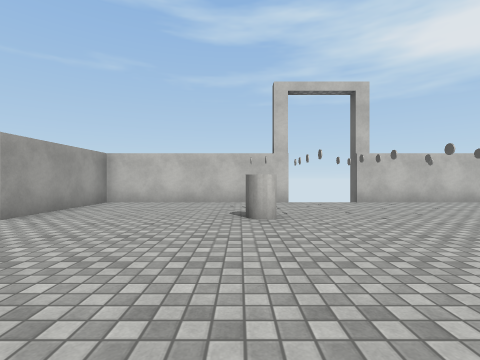
View 1 (above)

24 first-person views from a walk through a scene from a Unity 3-D project. The camera is 1.2 m above the floor, looks level and sees 85° across. The floor is counted in squares, 2 m on a side. Each view is taken from the middle of a square. On the plan, view 1 faces up. The plan holds only what a view shows up to about 9 squares ahead; the rest is blank. The player is left out. Surface patterns are stand-ins for the level's own textures.

View 2
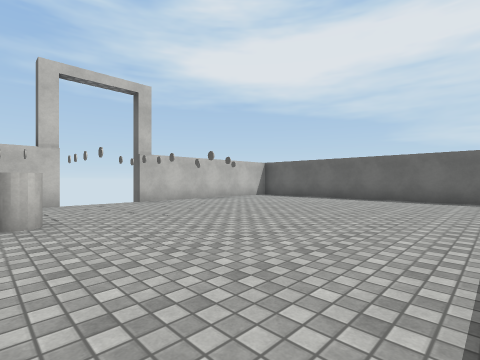

View 3
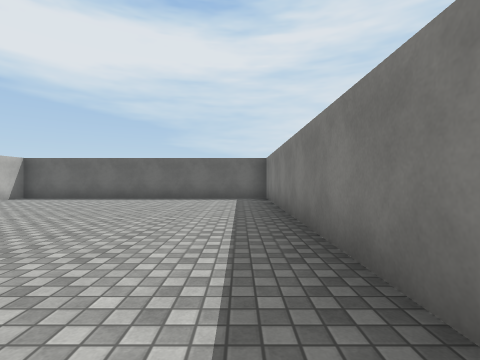

View 4
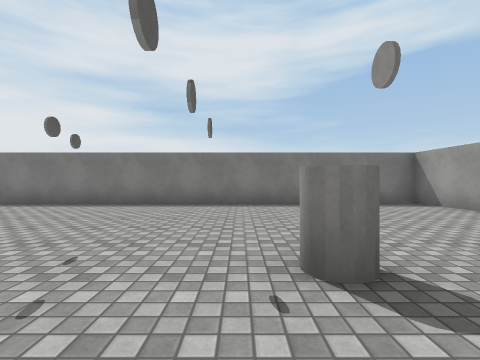

View 5
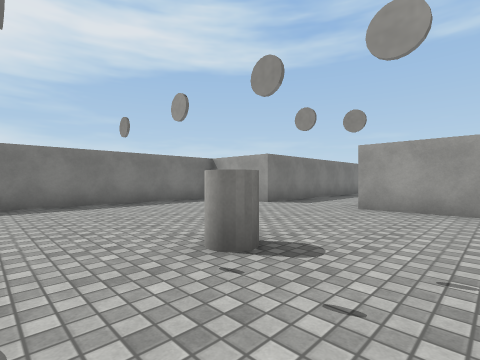

View 6
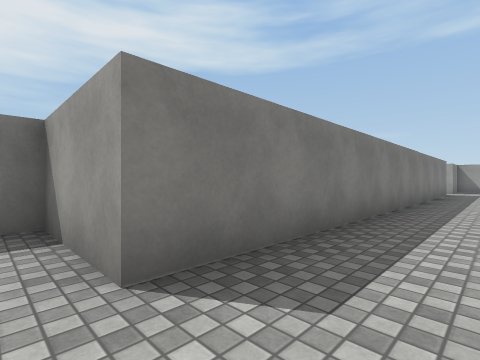

View 7
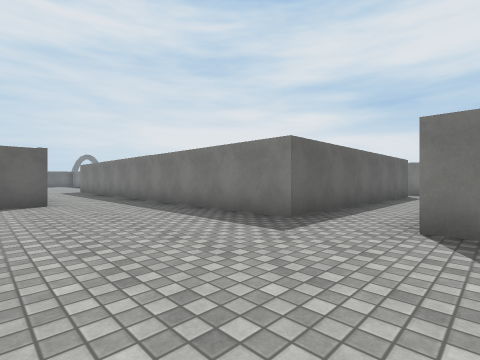

View 8
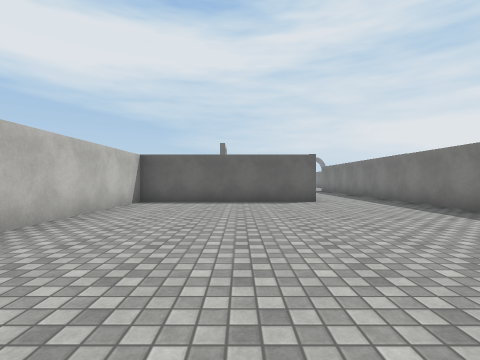

View 9
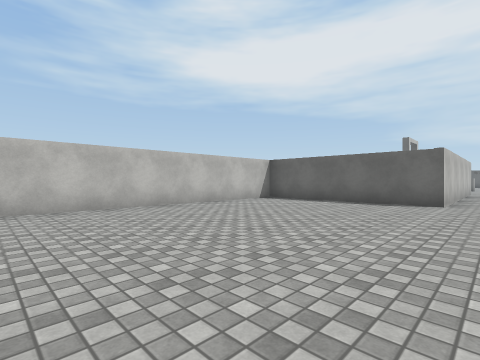

View 10
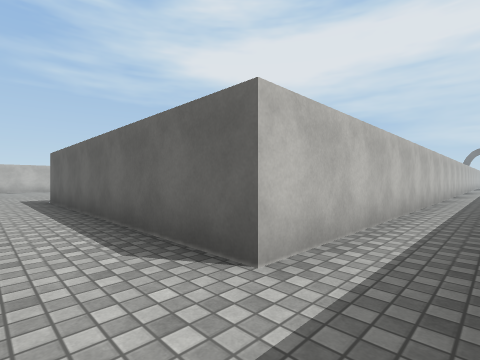

View 11
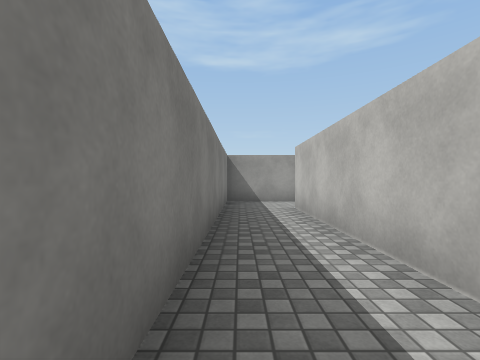

View 12
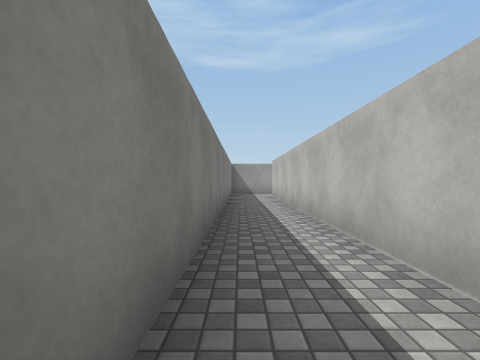

View 13
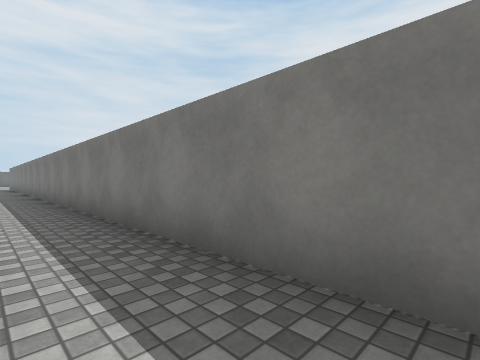

View 14
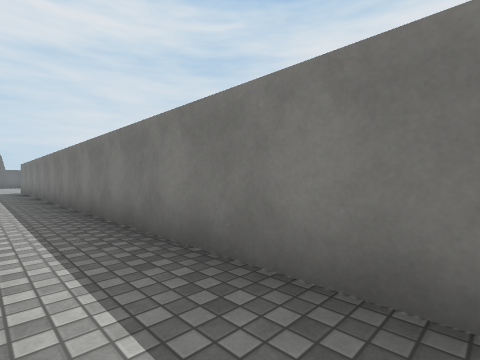

View 15
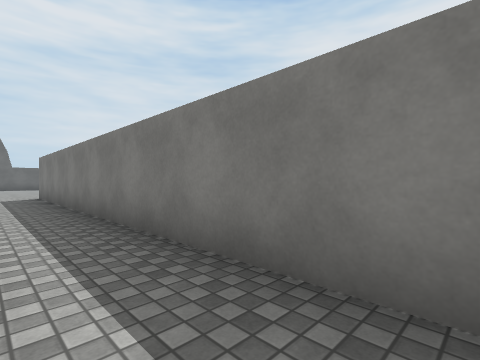

View 16
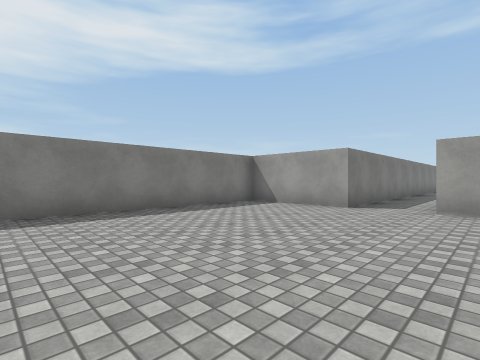

View 17
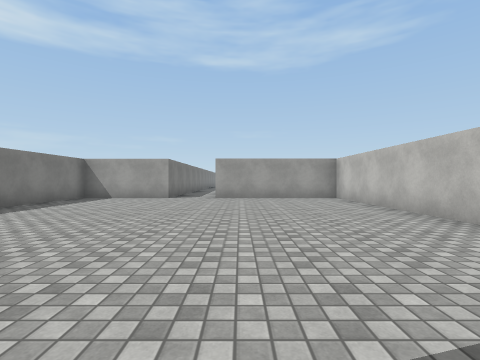

View 18
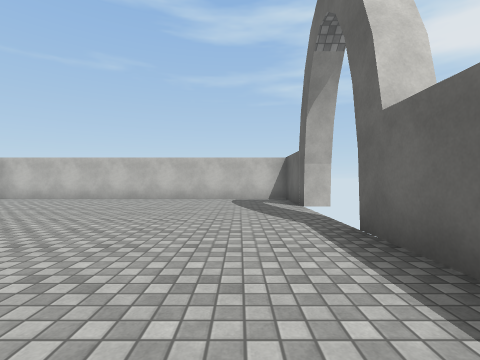

View 19
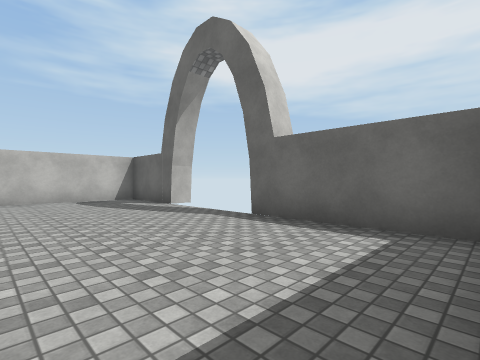

View 20
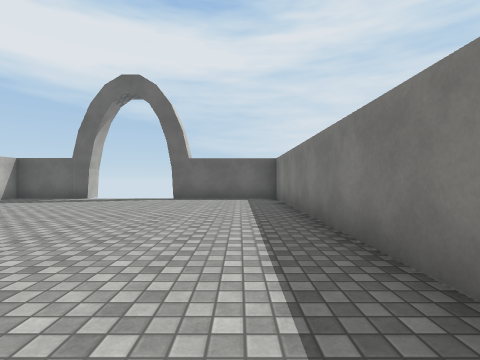

View 21
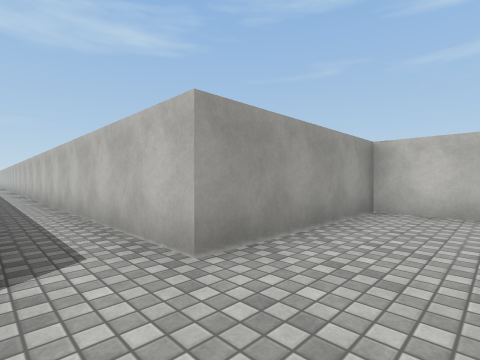

View 22
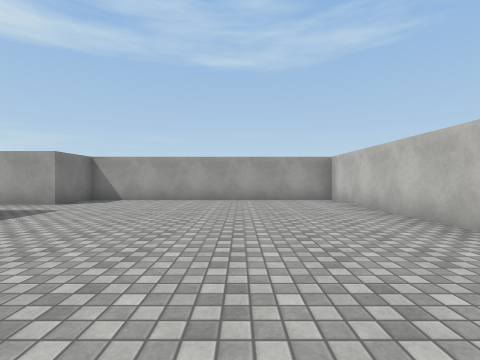

View 23
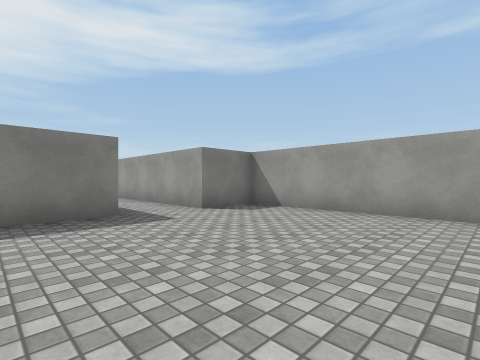

View 24
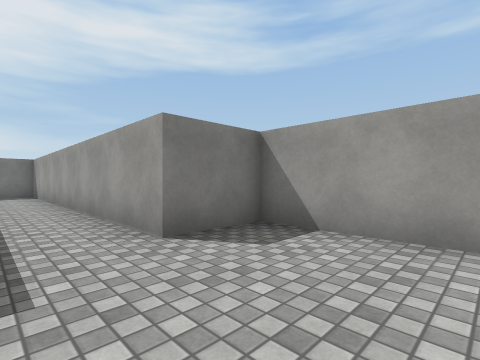

### Floor plan
Ten units are one square. View 1 is at (0, 0); x grows to the right and y downward. Boxes are objects, and circles mark ways between rooms. Rooms are numbered by the first view taken in them; rooms with no view inside come last. Other rooms are left out.
<svg viewBox="-194 -93 419 200">
<path fill="none" stroke="#000" d="M14 -70 -36 -70 -36 -39M-36 -15 -36 9 85 9 85 -70 31 -70M-64 -39 -108 -39 -108 -88 -189 -88 -189 -15 -174 -15 -174 74 123 74M-56 58 -156 58 -156 -15 -36 -15M123 58 25 58M214 41 214 18 123 18 123 58M123 74 123 102 214 102 214 68"/>
<rect x="-5" y="-45" width="10" height="10" fill="#bbb"><title>cylinder</title></rect>
<circle cx="-40" cy="-25" r="3" fill="#2a7"/>
<circle cx="120" cy="65" r="3" fill="#2a7"/>
<text x="20" y="-30">1</text>
<text x="-90" y="-20">2</text>
<text x="170" y="60">3</text>
</svg>
Room 1 opens to room 2. Room 2 opens to room 3.

Where each view was taken, in squares from view 1:
view 1: 0 up, 0 right, facing up
view 2: 0 up, 0 right, facing up-right
view 3: 0 up, 0 right, facing right
view 4: 6 up, 1 right, facing down
view 5: 6 up, 2 right, facing down-left
view 6: 3 up, 3 left, facing down-left
view 7: 5 up, 18 left, facing down-right
view 8: 6 up, 18 left, facing right
view 9: 3 up, 18 left, facing up-right
view 10: 7 down, 17 left, facing up-right
view 11: 7 down, 10 left, facing left
view 12: 7 down, 6 left, facing left
view 13: 6 down, 9 left, facing down-right
view 14: 6 down, 3 left, facing down-right
view 15: 6 down, 2 right, facing down-right
view 16: 5 down, 18 right, facing down-left
view 17: 5 down, 21 right, facing left
view 18: 10 down, 20 right, facing up
view 19: 10 down, 18 right, facing up-right
view 20: 9 down, 13 right, facing right
view 21: 7 down, 14 right, facing up-left
view 22: 6 up, 11 left, facing left
view 23: 6 up, 14 left, facing down-left
view 24: 4 up, 16 left, facing down-left
